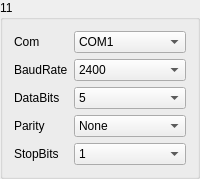
       <widget class="QGroupBox" name="gBoxMeter_11">
        <property name="title">
         <string>11</string>
        </property>
        <layout class="QGridLayout" name="gridLayout_15">
         <item row="0" column="0">
          <widget class="QLabel" name="label_73">
           <property name="sizePolicy">
            <sizepolicy hsizetype="Fixed" vsizetype="Preferred">
             <horstretch>0</horstretch>
             <verstretch>0</verstretch>
            </sizepolicy>
           </property>
           <property name="text">
            <string>Com</string>
           </property>
          </widget>
         </item>
         <item row="0" column="1">
          <widget class="QComboBox" name="comboMeterSerialNum_11">
           <item>
            <property name="text">
             <string>COM1</string>
            </property>
           </item>
           <item>
            <property name="text">
             <string>COM2</string>
            </property>
           </item>
           <item>
            <property name="text">
             <string>COM3</string>
            </property>
           </item>
           <item>
            <property name="text">
             <string>COM4</string>
            </property>
           </item>
           <item>
            <property name="text">
             <string>COM5</string>
            </property>
           </item>
           <item>
            <property name="text">
             <string>COM6</string>
            </property>
           </item>
           <item>
            <property name="text">
             <string>COM7</string>
            </property>
           </item>
           <item>
            <property name="text">
             <string>COM8</string>
            </property>
           </item>
           <item>
            <property name="text">
             <string>COM9</string>
            </property>
           </item>
           <item>
            <property name="text">
             <string>COM10</string>
            </property>
           </item>
           <item>
            <property name="text">
             <string>COM11</string>
            </property>
           </item>
           <item>
            <property name="text">
             <string>COM12</string>
            </property>
           </item>
           <item>
            <property name="text">
             <string>COM13</string>
            </property>
           </item>
           <item>
            <property name="text">
             <string>COM14</string>
            </property>
           </item>
           <item>
            <property name="text">
             <string>COM15</string>
            </property>
           </item>
           <item>
            <property name="text">
             <string>COM16</string>
            </property>
           </item>
           <item>
            <property name="text">
             <string>COM17</string>
            </property>
           </item>
           <item>
            <property name="text">
             <string>COM18</string>
            </property>
           </item>
           <item>
            <property name="text">
             <string>COM19</string>
            </property>
           </item>
           <item>
            <property name="text">
             <string>COM20</string>
            </property>
           </item>
          </widget>
         </item>
         <item row="1" column="0">
          <widget class="QLabel" name="label_74">
           <property name="text">
            <string>BaudRate</string>
           </property>
          </widget>
         </item>
         <item row="1" column="1">
          <widget class="QComboBox" name="comboMeterBaudRate_11">
           <item>
            <property name="text">
             <string>2400</string>
            </property>
           </item>
           <item>
            <property name="text">
             <string>4800</string>
            </property>
           </item>
           <item>
            <property name="text">
             <string>9600</string>
            </property>
           </item>
           <item>
            <property name="text">
             <string>14400</string>
            </property>
           </item>
           <item>
            <property name="text">
             <string>19200</string>
            </property>
           </item>
           <item>
            <property name="text">
             <string>38400</string>
            </property>
           </item>
           <item>
            <property name="text">
             <string>56000</string>
            </property>
           </item>
          </widget>
         </item>
         <item row="2" column="0">
          <widget class="QLabel" name="label_75">
           <property name="text">
            <string>DataBits</string>
           </property>
          </widget>
         </item>
         <item row="2" column="1">
          <widget class="QComboBox" name="comboMeterBits_11">
           <item>
            <property name="text">
             <string>5</string>
            </property>
           </item>
           <item>
            <property name="text">
             <string>6</string>
            </property>
           </item>
           <item>
            <property name="text">
             <string>7</string>
            </property>
           </item>
           <item>
            <property name="text">
             <string>8</string>
            </property>
           </item>
          </widget>
         </item>
         <item row="3" column="0">
          <widget class="QLabel" name="label_76">
           <property name="text">
            <string>Parity</string>
           </property>
          </widget>
         </item>
         <item row="3" column="1">
          <widget class="QComboBox" name="comboMeterChkBit_11">
           <item>
            <property name="text">
             <string>None</string>
            </property>
           </item>
           <item>
            <property name="text">
             <string>Odd</string>
            </property>
           </item>
           <item>
            <property name="text">
             <string>Even</string>
            </property>
           </item>
          </widget>
         </item>
         <item row="4" column="0">
          <widget class="QLabel" name="label_77">
           <property name="text">
            <string>StopBits</string>
           </property>
          </widget>
         </item>
         <item row="4" column="1">
          <widget class="QComboBox" name="comboMeterEndBit_11">
           <item>
            <property name="text">
             <string>1</string>
            </property>
           </item>
           <item>
            <property name="text">
             <string>1.5</string>
            </property>
           </item>
           <item>
            <property name="text">
             <string>2</string>
            </property>
           </item>
          </widget>
         </item>
        </layout>
       </widget>
